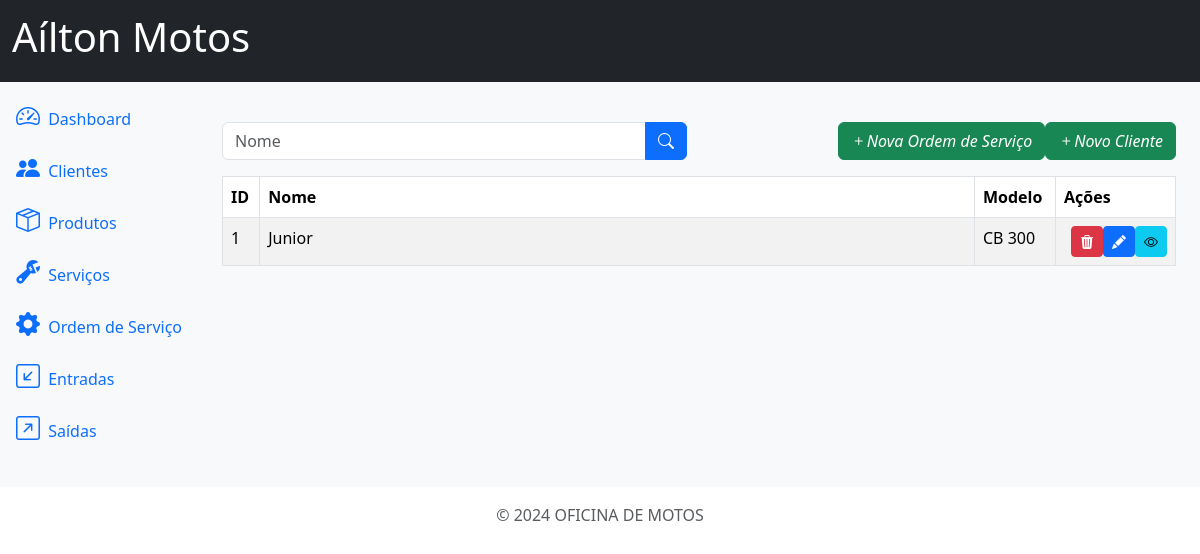
The app's page /service_orders/, older data.
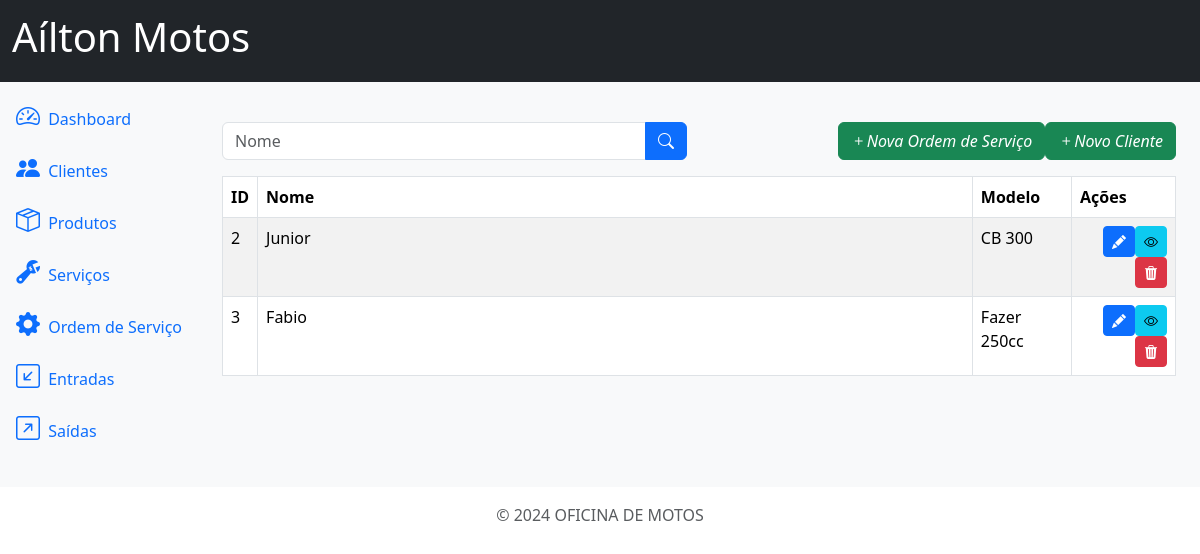
The same page, newer data.
### service_orders/models.py (models this page shows, shortened)
class ServiceOrder(models.Model):
    STATUS_CHOICES = (
        ('O', 'OPEN'),
        ('F', 'FINISHED'),
        ('C', 'CANCELED')
    )
    id = models.AutoField(primary_key=True)
    client = models.ForeignKey(Client, on_delete=models.PROTECT)
    phone1 = models.CharField(max_length=15, null=True)
    brand = models.ForeignKey(Brand, on_delete=models.PROTECT, related_name='brand')
    model = models.CharField(max_length=200)
    model_year = models.CharField(max_length=4)
    plate = models.CharField(max_length=10, blank=True, null=True)
    services = models.ManyToManyField(Service, blank=True)
    products = models.ManyToManyField(Product, blank=True)
    created_at = models.DateField(auto_now_add=True)
    finished_at = models.DateField(blank=True, null=True)
    total = models.DecimalField(max_digits=10, decimal_places=2, default=0.00)
    status = models.CharField(max_length=1, choices=STATUS_CHOICES)
    comments = models.TextField(blank=True, null=True)

### customers/models.py (models this page shows)
class Client(models.Model):
    id = models.AutoField(primary_key=True)
    name = models.CharField(max_length=500)
    address = models.CharField(max_length=500, blank=True, null=True)
    address_number = models.CharField(max_length=20, blank=True, null=True)
    phone1 = models.CharField(max_length=15)
    phone2 = models.CharField(max_length=15, blank=True, null=True)
    comments = models.TextField(blank=True, null=True)
    def __str__(self):
        return self.name

### service_orders/views.py (the view)
# urls.py: path('service_orders/', ServiceOrderListView.as_view(), name='service_orders'),
class ServiceOrderListView(ListView):
    model = ServiceOrder
    template_name = 'service_orders.html'
    context_object_name = 'service_orders'

### service_orders/templates/service_orders.html (shortened to what this page needs)
{% extends 'base.html' %}
{% block content %}
<div class="row mb-3">
    <div class="col-md-6">
        <form method="get" action="{% url 'service_orders' %}">
            <div class="input-group">
                <input type="text" class="form-control" name="name" placeholder="Nome" value="{{ request.GET.name }}">
                <button type="submit" class="btn btn-primary">
                    <i class="bi bi-search"></i>
                </button>
            </div>
        </form>
    </div>
    <div class="col-md-6">
        <a href="{% url 'customers_create' %}" class="btn btn-success float-end">
            <i class="bi bi-plus">Novo Cliente</i>
        </a>
        <a href="{% url 'service_orders_create' %}" class="btn btn-success float-end">
            <i class="bi bi-plus">Nova Ordem de Serviço</i>
        </a>
    </div>
</div>
<div class="table-responsive">
    <table class="table table-striped table-bordered">
        <thead class="thead-dark">
            <tr>
                <th>ID</th>
                <th class="w-75">Nome</th>
                <th>Modelo</th>
                <th>Ações</th>
            </tr>
        </thead>
        <tbody>
            {% for os in service_orders %}
            <tr>
                <td>{{ os.id }}</td>
                <td>{{ os.client }}</td>
                <td>{{ os.model }}</td>
                <td>
                    <a href="{% url 'service_orders_detail' os.id %}" class="btn btn-info btn-sm float-end">
                        <i class="bi bi-eye"></i>
                    </a>
                    <a href="{% url 'service_orders_update' os.id %}" class="btn btn-primary btn-sm float-end">
                        <i class="bi bi-pencil-fill"></i>
                    </a>
                    <a href="{% url 'service_orders_delete' os.id %}" class="btn btn-danger btn-sm float-end" >
                        <i class="bi bi-trash3-fill"></i>
                    </a>
                </td>
            </tr>
            {% empty %}
            <h2>Não há ordens de serviço a serem exibidas...</h2>
            {% endfor %}
        </tbody>
    </table>
</div>
{% endblock %}

### app/templates/base.html (shortened to what this page needs)
<!DOCTYPE html>
<html lang="pt-br">
<head>
  <link href="https://cdn.jsdelivr.net/npm/bootstrap@5.3.3/dist/css/bootstrap.min.css" rel="stylesheet">
  <link rel="stylesheet" href="https://cdn.jsdelivr.net/npm/bootstrap-icons@1.11.3/font/bootstrap-icons.min.css">
  <link href="https://cdn.jsdelivr.net/npm/select2@4.1.0-rc.0/dist/css/select2.min.css" rel="stylesheet" />
</head>
<body>
  {% include 'components/_header.html' %}
  <div class="container-fluid bg-light">
    {% include 'components/_sidebar.html' %}
    <div class="col py-3">
      <div class="container mt-4">
        <main>
          {% block content %}
          {% endblock %}
        </main>
      </div>
    </div>
  </div>
  </div>
  {% include 'components/_footer.html' %}
</body>
</html>

### app/templates/components/_header.html
<nav class="navbar navbar-expand-lg navbar-light bg-dark">
  <div class="container-fluid">
    <a class="navbar-brand text-white" href="{% url 'customers' %}"><h1>Aílton Motos</h1></a>
  </div>
</nav>

### app/templates/components/_sidebar.html (shortened to what this page needs)
<div class="row flex-nowrap">
  <div class="col-auto col-md-0 col-xl-0 px-0 bg-light">
    <div class="d-flex flex-column align-items-center align-items-sm-start px-3 pt-2 text-white">
      <div class="collapse d-sm-block" id="menuCollapse">
        <ul class="nav flex-column align-items-start" id="menu">
          <li>
            <a href="#" class="nav-link px-0 align-middle">
              <i class="bi bi-speedometer2 fs-4"></i>
              <span class="ms-1">Dashboard</span>
            </a>
          </li>
          <li>
            <a href="{% url 'customers' %}" class="nav-link px-0 align-middle">
              <i class="bi bi-people-fill fs-4"></i>
              <span class="ms-1">Clientes</span>
            </a>
          </li>
          <li>
            <a href="{% url 'products' %}" class="nav-link px-0 align-middle">
              <i class="bi bi-box-seam fs-4"></i>
              <span class="ms-1">Produtos</span>
            </a>
          </li>
          <li>
            <a href="{% url 'services' %}" class="nav-link px-0 align-middle">
              <i class="bi bi-wrench-adjustable fs-4"></i>
              <span class="ms-1">Serviços</span>
            </a>
          </li>
          <li>
            <a href="{% url 'service_orders' %}" class="nav-link px-0 align-middle">
              <i class="bi bi-gear-fill fs-4"></i>
              <span class="ms-1">Ordem de Serviço</span>
            </a>
          </li>
          <li>
            <a href="#" class="nav-link px-0 align-middle">
              <i class="bi bi-arrow-down-left-square fs-4"></i>
              <span class="ms-1">Entradas</span>
            </a>
          </li>
          <li>
            <a href="#" class="nav-link px-0 align-middle">
              <i class="bi bi-arrow-up-right-square fs-4"></i>
              <span class="ms-1">Saídas</span>
            </a>
          </li>
        </ul>
      </div>
    </div>
  </div>

### app/templates/components/_footer.html
<footer class="footer mt-auto py-3 text-center">
  <div class="container">
    <span class="text-muted">© 2024 OFICINA DE MOTOS</span>
  </div>
</footer>

Row changes from the older to the newer data that the page shows:
removed ServiceOrder: id "1", client "Junior", model "CB 300"
added ServiceOrder: id "2", client "Junior", model "CB 300"
added ServiceOrder: id "3", client "Fabio", model "Fazer 250cc"
